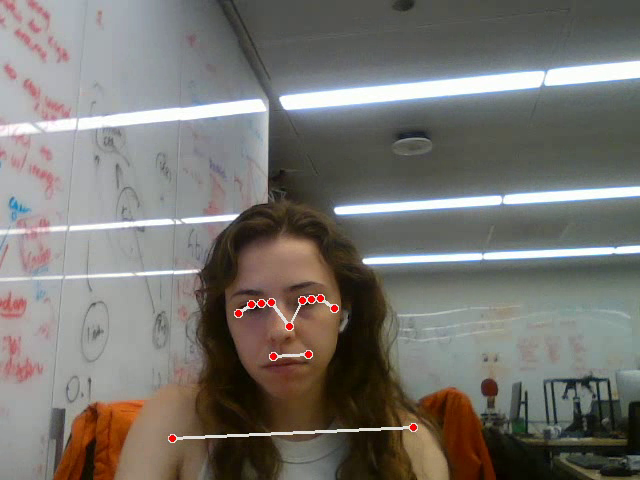
#> input picture frame 10 of dance_dataset/_2025-05-01_13-37-18_pose_overlay.mp4, 640 x 480 px, given in place of the camera
$ python 1_record_with_timer.py
#> lines starting #> are read from the running program, lines starting #| are printed output that depends on the picture
import cv2
import csv
import os
import time
from datetime import datetime

# === CONFIGURATION ===
participant_id = "Catherine"
camera_info = "RealSense D435i"
recording_location = "Fly Space"
frame_width = 640
frame_height = 480
frame_rate = 30
camera_index = 6 #4 or 6 for realsense plug in
clip_duration = 2  # seconds
movements = ["righthand"] * 30 + ["handsup"] * 40
data_dict_path = "0_data_dictionary.csv"


# === GENERATE TIMESTAMP ===
timestamp = datetime.now().strftime("%Y-%m-%d_%H-%M-%S")
session_folder = os.path.join("1_recordings", timestamp)
os.makedirs(session_folder, exist_ok=True)
raw_video_path = os.path.join(session_folder, "raw_recording.mp4")

# === SETUP VIDEO CAPTURE AND WRITER ===
cap = cv2.VideoCapture(camera_index)
cap.set(cv2.CAP_PROP_FRAME_WIDTH, frame_width)
cap.set(cv2.CAP_PROP_FRAME_HEIGHT, frame_height)
cap.set(cv2.CAP_PROP_FPS, frame_rate)

if not cap.isOpened():
    print("Failed to open camera. Check camera_index")
    exit()

fourcc = cv2.VideoWriter_fourcc(*'mp4v')
out = cv2.VideoWriter(raw_video_path, fourcc, frame_rate, (frame_width, frame_height))

# === INITIALIZE OR APPEND TO DATA DICTIONARY ===
file_exists = os.path.isfile(data_dict_path)
with open(data_dict_path, mode='a', newline='') as file:
    writer = csv.writer(file)
    if not file_exists:
        writer.writerow([
            "timestamp", "clip_id", "label", "start_time", "end_time", "quality", "notes",
            "frame_rate", "resolution", "camera_info", "participant_id", "recording_location",
            "raw_video_path", "source_type"
        ])

    print(f"Starting recording: {len(movements)} clips")
    print("Output directory:", session_folder)

    start_session_time = time.time()

    for i, label in enumerate(movements):
        clip_start = time.time()
        start_offset = clip_start - start_session_time
        # clip_id = f"{label}_{i+1:03}.mp4"
        clip_id = f"{timestamp}_{label}_{i+1:03}.mp4"


        print(f"\n▶️ {i+1}/{len(movements)} — {label.upper()} | Clip: {clip_id}")

        # Countdown before movement
        countdown_end = time.time() + 2
        while time.time() < countdown_end:
            ret, frame = cap.read()
            if not ret:
                continue
            text = f"Next: {label.upper()} in {int(countdown_end - time.time()) + 1}s"
            cv2.putText(frame, text, (30, 60), cv2.FONT_HERSHEY_SIMPLEX, 1.2, (0, 255, 255), 3)
            cv2.imshow("Recording", frame)
            out.write(frame)
            if cv2.waitKey(1) & 0xFF == ord('q'):
                break

        # Actual movement recording with pause resume and quit
        frame_counter = 0
        paused = False

        while frame_counter < int(frame_rate * clip_duration):
            key = cv2.waitKey(1) & 0xFF

            if key == ord('q'):
                print("Exiting...")
                break
            elif key == ord('p'):
                paused = True
                print("Paused. Press 'r' to resume.")

            while paused:
                ret, pause_frame = cap.read()
                if not ret:
                    continue
                cv2.putText(pause_frame, "PAUSED - Press 'r' to resume", (30, 60), cv2.FONT_HERSHEY_SIMPLEX, 1, (0, 0, 255), 3)
                cv2.imshow("Recording", pause_frame)

                k = cv2.waitKey(1) & 0xFF
                if k == ord('r'):
                    paused = False
                    print("Resumed.")
                    break
                elif k == ord('q'):
                    exit()

            ret, frame = cap.read()
            if not ret:
                continue
            cv2.putText(frame, f"{label.upper()}...", (30, 60), cv2.FONT_HERSHEY_SIMPLEX, 1.2, (0, 255, 0), 3)
            cv2.imshow("Recording", frame)
            out.write(frame)
            frame_counter += 1


        end_offset = time.time() - start_session_time
        writer.writerow([
            timestamp,
            clip_id,
            label,
            f"{start_offset:.2f}",
            f"{end_offset:.2f}",
            "unrated",
            "",
            frame_rate,
            f"{frame_width}x{frame_height}",
            camera_info,
            participant_id,
            recording_location,
            raw_video_path,
            "record_with_timer"
        ])

# === CLEANUP ===
cap.release()
out.release()
cv2.destroyAllWindows()
print("\nFinished session:", timestamp)

$ run again, starting later in the video
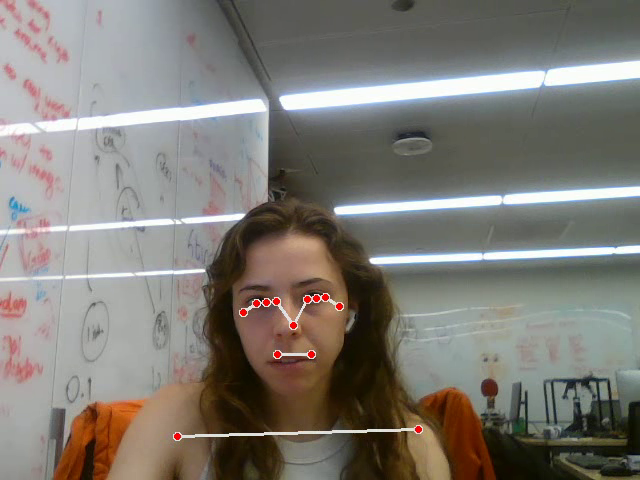
#> input picture frame 45 of dance_dataset/_2025-05-01_13-37-18_pose_overlay.mp4, 640 x 480 px, given in place of the camera

$ run again, starting later in the video
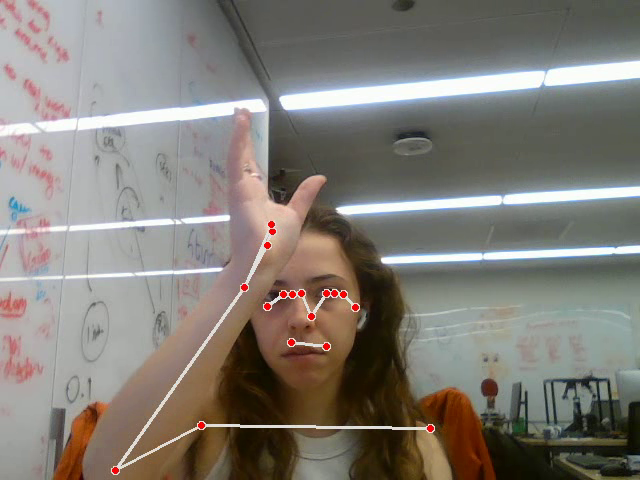
#> input picture frame 80 of dance_dataset/_2025-05-01_13-37-18_pose_overlay.mp4, 640 x 480 px, given in place of the camera
